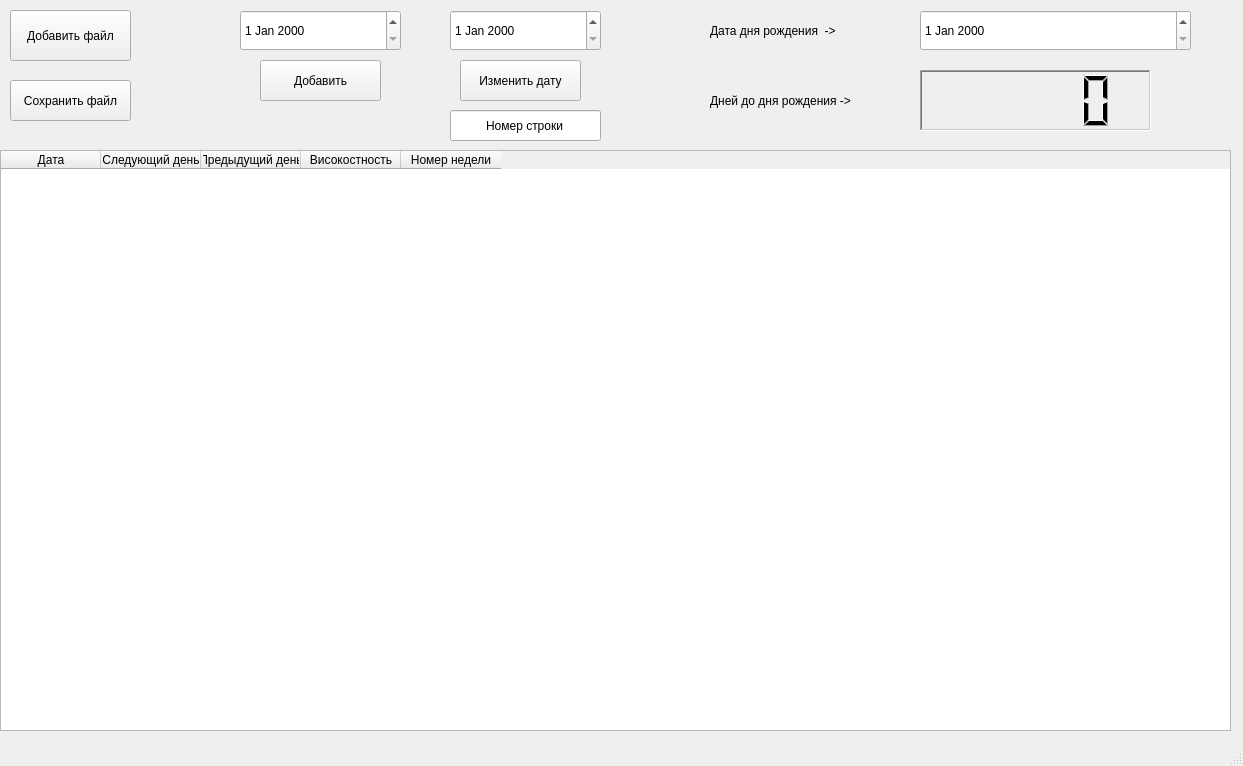
<?xml version="1.0" encoding="UTF-8"?>
<ui version="4.0">
 <class>MainWindow</class>
 <widget class="QMainWindow" name="MainWindow">
  <property name="geometry">
   <rect>
    <x>0</x>
    <y>0</y>
    <width>1243</width>
    <height>766</height>
   </rect>
  </property>
  <property name="windowTitle">
   <string>MainWindow</string>
  </property>
  <widget class="QWidget" name="centralwidget">
   <widget class="QPushButton" name="openfile">
    <property name="geometry">
     <rect>
      <x>260</x>
      <y>60</y>
      <width>121</width>
      <height>41</height>
     </rect>
    </property>
    <property name="cursor">
     <cursorShape>CrossCursor</cursorShape>
    </property>
    <property name="text">
     <string>Добавить</string>
    </property>
   </widget>
   <widget class="QTableWidget" name="table">
    <property name="geometry">
     <rect>
      <x>0</x>
      <y>150</y>
      <width>1231</width>
      <height>581</height>
     </rect>
    </property>
    <column>
     <property name="text">
      <string>Дата</string>
     </property>
     <property name="background">
      <color>
       <red>153</red>
       <green>193</green>
       <blue>241</blue>
      </color>
     </property>
    </column>
    <column>
     <property name="text">
      <string>Следующий день</string>
     </property>
     <property name="background">
      <color>
       <red>143</red>
       <green>240</green>
       <blue>164</blue>
      </color>
     </property>
    </column>
    <column>
     <property name="text">
      <string>Предыдущий день</string>
     </property>
     <property name="background">
      <color>
       <red>249</red>
       <green>240</green>
       <blue>107</blue>
      </color>
     </property>
    </column>
    <column>
     <property name="text">
      <string>Високостность</string>
     </property>
     <property name="background">
      <color>
       <red>246</red>
       <green>97</green>
       <blue>81</blue>
      </color>
     </property>
    </column>
    <column>
     <property name="text">
      <string>Номер недели</string>
     </property>
     <property name="background">
      <color>
       <red>220</red>
       <green>138</green>
       <blue>221</blue>
      </color>
     </property>
    </column>
   </widget>
   <widget class="QDateEdit" name="dateEdit">
    <property name="geometry">
     <rect>
      <x>240</x>
      <y>10</y>
      <width>161</width>
      <height>41</height>
     </rect>
    </property>
   </widget>
   <widget class="QPushButton" name="addfile">
    <property name="geometry">
     <rect>
      <x>10</x>
      <y>10</y>
      <width>121</width>
      <height>51</height>
     </rect>
    </property>
    <property name="cursor">
     <cursorShape>OpenHandCursor</cursorShape>
    </property>
    <property name="autoFillBackground">
     <bool>false</bool>
    </property>
    <property name="text">
     <string>Добавить файл</string>
    </property>
   </widget>
   <widget class="QDateEdit" name="editdate">
    <property name="geometry">
     <rect>
      <x>450</x>
      <y>10</y>
      <width>151</width>
      <height>41</height>
     </rect>
    </property>
   </widget>
   <widget class="QPushButton" name="changer">
    <property name="geometry">
     <rect>
      <x>460</x>
      <y>60</y>
      <width>121</width>
      <height>41</height>
     </rect>
    </property>
    <property name="text">
     <string>Изменить дату</string>
    </property>
   </widget>
   <widget class="QLineEdit" name="lineEdit">
    <property name="geometry">
     <rect>
      <x>450</x>
      <y>110</y>
      <width>151</width>
      <height>31</height>
     </rect>
    </property>
    <property name="inputMask">
     <string/>
    </property>
    <property name="text">
     <string>Номер строки</string>
    </property>
    <property name="alignment">
     <set>Qt::AlignCenter</set>
    </property>
   </widget>
   <widget class="QPushButton" name="saver">
    <property name="geometry">
     <rect>
      <x>10</x>
      <y>80</y>
      <width>121</width>
      <height>41</height>
     </rect>
    </property>
    <property name="text">
     <string>Сохранить файл</string>
    </property>
   </widget>
   <widget class="QDateEdit" name="drtime">
    <property name="geometry">
     <rect>
      <x>920</x>
      <y>10</y>
      <width>271</width>
      <height>41</height>
     </rect>
    </property>
   </widget>
   <widget class="QLabel" name="donttouch">
    <property name="geometry">
     <rect>
      <x>710</x>
      <y>10</y>
      <width>191</width>
      <height>41</height>
     </rect>
    </property>
    <property name="text">
     <string>Дата дня рождения  -&gt;</string>
    </property>
   </widget>
   <widget class="QLabel" name="seconddonttouch">
    <property name="geometry">
     <rect>
      <x>710</x>
      <y>80</y>
      <width>181</width>
      <height>41</height>
     </rect>
    </property>
    <property name="text">
     <string>Дней до дня рождения -&gt;</string>
    </property>
   </widget>
   <widget class="QLCDNumber" name="daysbefore">
    <property name="geometry">
     <rect>
      <x>920</x>
      <y>70</y>
      <width>231</width>
      <height>61</height>
     </rect>
    </property>
    <property name="font">
     <font>
      <bold>true</bold>
     </font>
    </property>
    <property name="cursor">
     <cursorShape>WaitCursor</cursorShape>
    </property>
    <property name="layoutDirection">
     <enum>Qt::LeftToRight</enum>
    </property>
    <property name="autoFillBackground">
     <bool>true</bool>
    </property>
    <property name="frameShape">
     <enum>QFrame::WinPanel</enum>
    </property>
    <property name="frameShadow">
     <enum>QFrame::Sunken</enum>
    </property>
   </widget>
  </widget>
  <widget class="QMenuBar" name="menubar">
   <property name="geometry">
    <rect>
     <x>0</x>
     <y>0</y>
     <width>1243</width>
     <height>22</height>
    </rect>
   </property>
  </widget>
  <widget class="QStatusBar" name="statusbar"/>
 </widget>
 <resources/>
 <connections/>
</ui>
